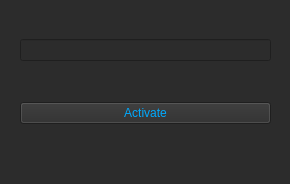
<?xml version="1.0" encoding="UTF-8"?>
<ui version="4.0">
 <class>Form</class>
 <widget class="QWidget" name="Form">
  <property name="geometry">
   <rect>
    <x>0</x>
    <y>0</y>
    <width>290</width>
    <height>184</height>
   </rect>
  </property>
  <property name="windowTitle">
   <string>Valid Check</string>
  </property>
  <property name="styleSheet">
   <string notr="true">background-color: rgb(44, 44, 44);</string>
  </property>
  <widget class="QWidget" name="layoutWidget">
   <property name="geometry">
    <rect>
     <x>20</x>
     <y>100</y>
     <width>251</width>
     <height>27</height>
    </rect>
   </property>
   <layout class="QHBoxLayout" name="horizontalLayout">
    <item>
     <widget class="QPushButton" name="okBtn">
      <property name="styleSheet">
       <string notr="true">color:rgb(0, 170, 255);</string>
      </property>
      <property name="text">
       <string>Activate</string>
      </property>
     </widget>
    </item>
   </layout>
  </widget>
  <widget class="QWidget" name="layoutWidget">
   <property name="geometry">
    <rect>
     <x>20</x>
     <y>30</y>
     <width>251</width>
     <height>40</height>
    </rect>
   </property>
   <layout class="QVBoxLayout" name="verticalLayout">
    <item>
     <widget class="QLineEdit" name="serialEdit"/>
    </item>
   </layout>
  </widget>
  <widget class="QLabel" name="label_3">
   <property name="geometry">
    <rect>
     <x>20</x>
     <y>70</y>
     <width>249</width>
     <height>31</height>
    </rect>
   </property>
   <property name="font">
    <font>
     <weight>75</weight>
     <bold>true</bold>
    </font>
   </property>
   <property name="lineWidth">
    <number>2</number>
   </property>
   <property name="text">
    <string/>
   </property>
  </widget>
 </widget>
 <resources/>
 <connections/>
</ui>
